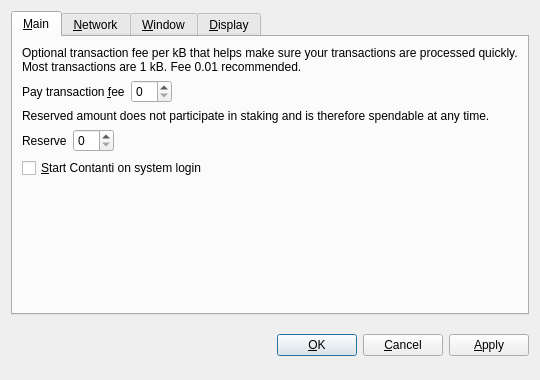
<?xml version="1.0" encoding="UTF-8"?>
<ui version="4.0">
 <class>OptionsDialog</class>
 <widget class="QDialog" name="OptionsDialog">
  <property name="geometry">
   <rect>
    <x>0</x>
    <y>0</y>
    <width>540</width>
    <height>380</height>
   </rect>
  </property>
  <property name="windowTitle">
   <string>Options</string>
  </property>
  <property name="modal">
   <bool>true</bool>
  </property>
  <layout class="QVBoxLayout" name="verticalLayout">
   <item>
    <widget class="QTabWidget" name="tabWidget">
     <property name="tabPosition">
      <enum>QTabWidget::North</enum>
     </property>
     <property name="currentIndex">
      <number>0</number>
     </property>
     <widget class="QWidget" name="tabMain">
      <attribute name="title">
       <string>&amp;Main</string>
      </attribute>
      <layout class="QVBoxLayout" name="verticalLayout_Main">
       <item>
        <widget class="QLabel" name="transactionFeeInfoLabel">
         <property name="text">
          <string>Optional transaction fee per kB that helps make sure your transactions are processed quickly. Most transactions are 1 kB. Fee 0.01 recommended.</string>
         </property>
         <property name="textFormat">
          <enum>Qt::PlainText</enum>
         </property>
         <property name="wordWrap">
          <bool>true</bool>
         </property>
        </widget>
       </item>
       <item>
        <layout class="QHBoxLayout" name="horizontalLayoutFee">
         <item>
          <widget class="QLabel" name="transactionFeeLabel">
           <property name="text">
            <string>Pay transaction &amp;fee</string>
           </property>
           <property name="textFormat">
            <enum>Qt::PlainText</enum>
           </property>
           <property name="buddy">
            <cstring>transactionFee</cstring>
           </property>
          </widget>
         </item>
         <item>
          <widget class="BitcoinAmountField" name="transactionFee"/>
         </item>
         <item>
          <spacer name="horizontalSpacerFee">
           <property name="orientation">
            <enum>Qt::Horizontal</enum>
           </property>
           <property name="sizeHint" stdset="0">
            <size>
             <width>40</width>
             <height>20</height>
            </size>
           </property>
          </spacer>
         </item>
        </layout>
       </item>
       <item>
        <widget class="QLabel" name="reserveBalanceInfoLabel">
         <property name="text">
          <string>Reserved amount does not participate in staking and is therefore spendable at any time.</string>
         </property>
         <property name="textFormat">
          <enum>Qt::PlainText</enum>
         </property>
         <property name="wordWrap">
          <bool>true</bool>
         </property>
        </widget>
       </item>
       <item>
        <layout class="QHBoxLayout" name="horizontalLayoutReserveBalance">
         <item>
          <widget class="QLabel" name="reserveBalanceLabel">
           <property name="text">
            <string>Reserve</string>
           </property>
           <property name="textFormat">
            <enum>Qt::PlainText</enum>
           </property>
           <property name="buddy">
            <cstring>reserveBalance</cstring>
           </property>
          </widget>
         </item>
         <item>
          <widget class="BitcoinAmountField" name="reserveBalance"/>
         </item>
         <item>
          <spacer name="horizontalSpacerReserveBalance">
           <property name="orientation">
            <enum>Qt::Horizontal</enum>
           </property>
           <property name="sizeHint" stdset="0">
            <size>
             <width>40</width>
             <height>20</height>
            </size>
           </property>
          </spacer>
         </item>
        </layout>
       </item>
       <item>
        <widget class="QCheckBox" name="bitcoinAtStartup">
         <property name="toolTip">
          <string>Automatically start Contanti after logging in to the system.</string>
         </property>
         <property name="text">
          <string>&amp;Start Contanti on system login</string>
         </property>
        </widget>
       </item>
       <item>
        <spacer name="verticalSpacer_Main">
         <property name="orientation">
          <enum>Qt::Vertical</enum>
         </property>
         <property name="sizeHint" stdset="0">
          <size>
           <width>20</width>
           <height>40</height>
          </size>
         </property>
        </spacer>
       </item>
      </layout>
     </widget>
     <widget class="QWidget" name="tabNetwork">
      <attribute name="title">
       <string>&amp;Network</string>
      </attribute>
      <layout class="QVBoxLayout" name="verticalLayout_Network">
       <item>
        <widget class="QCheckBox" name="mapPortUpnp">
         <property name="toolTip">
          <string>Automatically open the Contanti client port on the router. This only works when your router supports UPnP and it is enabled.</string>
         </property>
         <property name="text">
          <string>Map port using &amp;UPnP</string>
         </property>
        </widget>
       </item>
       <item>
        <widget class="QCheckBox" name="connectSocks">
         <property name="toolTip">
          <string>Connect to the Contanti network through a SOCKS proxy (e.g. when connecting through Tor).</string>
         </property>
         <property name="text">
          <string>&amp;Connect through SOCKS proxy:</string>
         </property>
        </widget>
       </item>
       <item>
        <layout class="QHBoxLayout" name="horizontalLayout_Network">
         <item>
          <widget class="QLabel" name="proxyIpLabel">
           <property name="text">
            <string>Proxy &amp;IP:</string>
           </property>
           <property name="textFormat">
            <enum>Qt::PlainText</enum>
           </property>
           <property name="buddy">
            <cstring>proxyIp</cstring>
           </property>
          </widget>
         </item>
         <item>
          <widget class="QValidatedLineEdit" name="proxyIp">
           <property name="maximumSize">
            <size>
             <width>140</width>
             <height>16777215</height>
            </size>
           </property>
           <property name="toolTip">
            <string>IP address of the proxy (e.g. 127.0.0.1)</string>
           </property>
          </widget>
         </item>
         <item>
          <widget class="QLabel" name="proxyPortLabel">
           <property name="text">
            <string>&amp;Port:</string>
           </property>
           <property name="textFormat">
            <enum>Qt::PlainText</enum>
           </property>
           <property name="buddy">
            <cstring>proxyPort</cstring>
           </property>
          </widget>
         </item>
         <item>
          <widget class="QLineEdit" name="proxyPort">
           <property name="maximumSize">
            <size>
             <width>55</width>
             <height>16777215</height>
            </size>
           </property>
           <property name="toolTip">
            <string>Port of the proxy (e.g. 9050)</string>
           </property>
          </widget>
         </item>
         <item>
          <widget class="QLabel" name="socksVersionLabel">
           <property name="text">
            <string>SOCKS &amp;Version:</string>
           </property>
           <property name="textFormat">
            <enum>Qt::PlainText</enum>
           </property>
           <property name="buddy">
            <cstring>socksVersion</cstring>
           </property>
          </widget>
         </item>
         <item>
          <widget class="QValueComboBox" name="socksVersion">
           <property name="toolTip">
            <string>SOCKS version of the proxy (e.g. 5)</string>
           </property>
          </widget>
         </item>
         <item>
          <spacer name="horizontalSpacer_Network">
           <property name="orientation">
            <enum>Qt::Horizontal</enum>
           </property>
           <property name="sizeHint" stdset="0">
            <size>
             <width>40</width>
             <height>20</height>
            </size>
           </property>
          </spacer>
         </item>
        </layout>
       </item>
       <item>
        <spacer name="verticalSpacer_Network">
         <property name="orientation">
          <enum>Qt::Vertical</enum>
         </property>
         <property name="sizeHint" stdset="0">
          <size>
           <width>20</width>
           <height>40</height>
          </size>
         </property>
        </spacer>
       </item>
      </layout>
     </widget>
     <widget class="QWidget" name="tabWindow">
      <attribute name="title">
       <string>&amp;Window</string>
      </attribute>
      <layout class="QVBoxLayout" name="verticalLayout_Window">
       <item>
        <widget class="QCheckBox" name="minimizeToTray">
         <property name="toolTip">
          <string>Show only a tray icon after minimizing the window.</string>
         </property>
         <property name="text">
          <string>&amp;Minimize to the tray instead of the taskbar</string>
         </property>
        </widget>
       </item>
       <item>
        <widget class="QCheckBox" name="minimizeOnClose">
         <property name="toolTip">
          <string>Minimize instead of exit the application when the window is closed. When this option is enabled, the application will be closed only after selecting Quit in the menu.</string>
         </property>
         <property name="text">
          <string>M&amp;inimize on close</string>
         </property>
        </widget>
       </item>
       <item>
        <spacer name="verticalSpacer_Window">
         <property name="orientation">
          <enum>Qt::Vertical</enum>
         </property>
         <property name="sizeHint" stdset="0">
          <size>
           <width>20</width>
           <height>40</height>
          </size>
         </property>
        </spacer>
       </item>
      </layout>
     </widget>
     <widget class="QWidget" name="tabDisplay">
      <attribute name="title">
       <string>&amp;Display</string>
      </attribute>
      <layout class="QVBoxLayout" name="verticalLayout_Display">
       <item>
        <layout class="QHBoxLayout" name="horizontalLayout_1_Display">
         <item>
          <widget class="QLabel" name="langLabel">
           <property name="text">
            <string>User Interface &amp;language:</string>
           </property>
           <property name="textFormat">
            <enum>Qt::PlainText</enum>
           </property>
           <property name="buddy">
            <cstring>lang</cstring>
           </property>
          </widget>
         </item>
         <item>
          <widget class="QValueComboBox" name="lang">
           <property name="toolTip">
            <string>The user interface language can be set here. This setting will take effect after restarting Contanti.</string>
           </property>
          </widget>
         </item>
        </layout>
       </item>
       <item>
        <layout class="QHBoxLayout" name="horizontalLayout_2_Display">
         <item>
          <widget class="QLabel" name="unitLabel">
           <property name="text">
            <string>&amp;Unit to show amounts in:</string>
           </property>
           <property name="textFormat">
            <enum>Qt::PlainText</enum>
           </property>
           <property name="buddy">
            <cstring>unit</cstring>
           </property>
          </widget>
         </item>
         <item>
          <widget class="QValueComboBox" name="unit">
           <property name="toolTip">
            <string>Choose the default subdivision unit to show in the interface and when sending coins.</string>
           </property>
          </widget>
         </item>
        </layout>
       </item>
       <item>
        <widget class="QCheckBox" name="displayAddresses">
         <property name="toolTip">
          <string>Whether to show Contanti addresses in the transaction list or not.</string>
         </property>
         <property name="text">
          <string>&amp;Display addresses in transaction list</string>
         </property>
        </widget>
       </item>
       <item>
        <widget class="QCheckBox" name="coinControlFeatures">
         <property name="toolTip">
          <string>Whether to show coin control features or not.</string>
         </property>
         <property name="text">
          <string>Display coin &amp;control features (experts only!)</string>
         </property>
        </widget>
       </item>
       <item>
        <spacer name="verticalSpacer_Display">
         <property name="orientation">
          <enum>Qt::Vertical</enum>
         </property>
         <property name="sizeHint" stdset="0">
          <size>
           <width>20</width>
           <height>40</height>
          </size>
         </property>
        </spacer>
       </item>
      </layout>
     </widget>
    </widget>
   </item>
   <item>
    <layout class="QHBoxLayout" name="horizontalLayout_Buttons">
     <item>
      <spacer name="horizontalSpacer_1">
       <property name="orientation">
        <enum>Qt::Horizontal</enum>
       </property>
       <property name="sizeHint" stdset="0">
        <size>
         <width>40</width>
         <height>48</height>
        </size>
       </property>
      </spacer>
     </item>
     <item>
      <widget class="QLabel" name="statusLabel">
       <property name="font">
        <font>
         <weight>75</weight>
         <bold>true</bold>
        </font>
       </property>
       <property name="text">
        <string/>
       </property>
       <property name="textFormat">
        <enum>Qt::PlainText</enum>
       </property>
       <property name="wordWrap">
        <bool>true</bool>
       </property>
      </widget>
     </item>
     <item>
      <spacer name="horizontalSpacer_2">
       <property name="orientation">
        <enum>Qt::Horizontal</enum>
       </property>
       <property name="sizeHint" stdset="0">
        <size>
         <width>40</width>
         <height>48</height>
        </size>
       </property>
      </spacer>
     </item>
     <item>
      <widget class="QPushButton" name="okButton">
       <property name="text">
        <string>&amp;OK</string>
       </property>
      </widget>
     </item>
     <item>
      <widget class="QPushButton" name="cancelButton">
       <property name="text">
        <string>&amp;Cancel</string>
       </property>
       <property name="autoDefault">
        <bool>false</bool>
       </property>
      </widget>
     </item>
     <item>
      <widget class="QPushButton" name="applyButton">
       <property name="text">
        <string>&amp;Apply</string>
       </property>
       <property name="autoDefault">
        <bool>false</bool>
       </property>
      </widget>
     </item>
    </layout>
   </item>
  </layout>
 </widget>
 <customwidgets>
  <customwidget>
   <class>BitcoinAmountField</class>
   <extends>QSpinBox</extends>
   <header>bitcoinamountfield.h</header>
  </customwidget>
  <customwidget>
   <class>QValueComboBox</class>
   <extends>QComboBox</extends>
   <header>qvaluecombobox.h</header>
  </customwidget>
  <customwidget>
   <class>QValidatedLineEdit</class>
   <extends>QLineEdit</extends>
   <header>qvalidatedlineedit.h</header>
  </customwidget>
 </customwidgets>
 <resources/>
 <connections/>
</ui>
